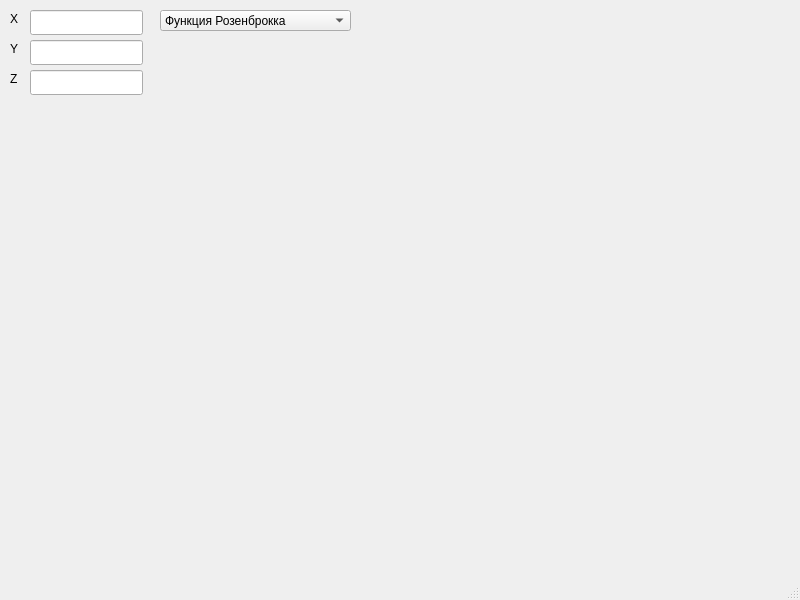
<?xml version="1.0" encoding="UTF-8"?>
<ui version="4.0">
 <class>MainWindow</class>
 <widget class="QMainWindow" name="MainWindow">
  <property name="geometry">
   <rect>
    <x>0</x>
    <y>0</y>
    <width>800</width>
    <height>600</height>
   </rect>
  </property>
  <property name="windowTitle">
   <string>MainWindow</string>
  </property>
  <widget class="QWidget" name="centralwidget">
   <widget class="QLineEdit" name="lineEdit_X">
    <property name="geometry">
     <rect>
      <x>30</x>
      <y>10</y>
      <width>113</width>
      <height>25</height>
     </rect>
    </property>
   </widget>
   <widget class="QLineEdit" name="lineEdit_Y">
    <property name="geometry">
     <rect>
      <x>30</x>
      <y>40</y>
      <width>113</width>
      <height>25</height>
     </rect>
    </property>
   </widget>
   <widget class="QLineEdit" name="lineEdit_Z">
    <property name="geometry">
     <rect>
      <x>30</x>
      <y>70</y>
      <width>113</width>
      <height>25</height>
     </rect>
    </property>
   </widget>
   <widget class="QLabel" name="label">
    <property name="geometry">
     <rect>
      <x>10</x>
      <y>10</y>
      <width>21</width>
      <height>17</height>
     </rect>
    </property>
    <property name="text">
     <string>X</string>
    </property>
   </widget>
   <widget class="QLabel" name="label_2">
    <property name="geometry">
     <rect>
      <x>10</x>
      <y>40</y>
      <width>21</width>
      <height>17</height>
     </rect>
    </property>
    <property name="text">
     <string>Y</string>
    </property>
   </widget>
   <widget class="QLabel" name="label_3">
    <property name="geometry">
     <rect>
      <x>10</x>
      <y>70</y>
      <width>21</width>
      <height>17</height>
     </rect>
    </property>
    <property name="text">
     <string>Z</string>
    </property>
   </widget>
   <widget class="QComboBox" name="comboBox_Function">
    <property name="geometry">
     <rect>
      <x>160</x>
      <y>10</y>
      <width>191</width>
      <height>21</height>
     </rect>
    </property>
    <item>
     <property name="text">
      <string>Функция Розенброкка</string>
     </property>
    </item>
    <item>
     <property name="text">
      <string>Функция Розенброкка 2</string>
     </property>
    </item>
    <item>
     <property name="text">
      <string>Функция Химмельблау</string>
     </property>
    </item>
    <item>
     <property name="text">
      <string>Функция Экли</string>
     </property>
    </item>
    <item>
     <property name="text">
      <string>Функция Изома</string>
     </property>
    </item>
    <item>
     <property name="text">
      <string>Функция Хольдера</string>
     </property>
    </item>
   </widget>
  </widget>
  <widget class="QMenuBar" name="menubar">
   <property name="geometry">
    <rect>
     <x>0</x>
     <y>0</y>
     <width>800</width>
     <height>22</height>
    </rect>
   </property>
  </widget>
  <widget class="QStatusBar" name="statusbar"/>
 </widget>
 <resources/>
 <connections/>
</ui>
